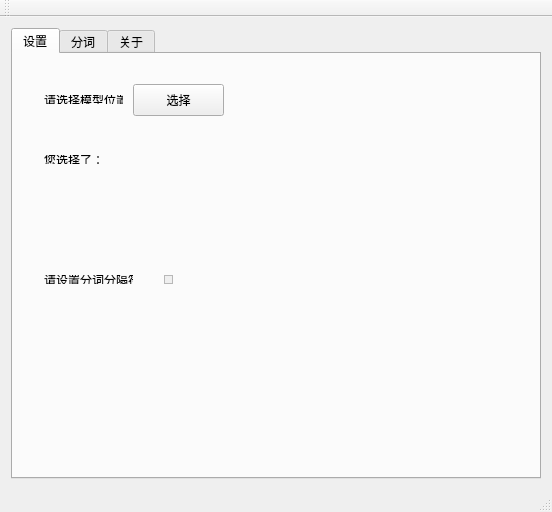
<?xml version="1.0" encoding="UTF-8"?>
<ui version="4.0">
 <class>MainWindow</class>
 <widget class="QMainWindow" name="MainWindow">
  <property name="geometry">
   <rect>
    <x>0</x>
    <y>0</y>
    <width>552</width>
    <height>512</height>
   </rect>
  </property>
  <property name="maximumSize">
   <size>
    <width>16777215</width>
    <height>631</height>
   </size>
  </property>
  <property name="windowTitle">
   <string>THULAC</string>
  </property>
  <widget class="QWidget" name="centralWidget">
   <layout class="QGridLayout" name="gridLayout">
    <item row="2" column="2">
     <widget class="QTabWidget" name="tabWidget">
      <property name="currentIndex">
       <number>0</number>
      </property>
      <widget class="QWidget" name="tab">
       <attribute name="title">
        <string>设置</string>
       </attribute>
       <widget class="QWidget" name="verticalLayoutWidget_3">
        <property name="geometry">
         <rect>
          <x>20</x>
          <y>30</y>
          <width>101</width>
          <height>31</height>
         </rect>
        </property>
        <layout class="QVBoxLayout" name="verticalLayout_6">
         <item>
          <widget class="QLabel" name="label_2">
           <property name="text">
            <string>请选择模型位置：</string>
           </property>
          </widget>
         </item>
        </layout>
       </widget>
       <widget class="QPushButton" name="pushButton">
        <property name="geometry">
         <rect>
          <x>120</x>
          <y>30</y>
          <width>91</width>
          <height>32</height>
         </rect>
        </property>
        <property name="text">
         <string>选择</string>
        </property>
       </widget>
       <widget class="QWidget" name="verticalLayoutWidget_4">
        <property name="geometry">
         <rect>
          <x>20</x>
          <y>90</y>
          <width>160</width>
          <height>31</height>
         </rect>
        </property>
        <layout class="QVBoxLayout" name="verticalLayout_7">
         <item>
          <widget class="QLabel" name="label_3">
           <property name="text">
            <string>您选择了：</string>
           </property>
          </widget>
         </item>
        </layout>
       </widget>
       <widget class="QWidget" name="verticalLayoutWidget_5">
        <property name="geometry">
         <rect>
          <x>20</x>
          <y>140</y>
          <width>351</width>
          <height>61</height>
         </rect>
        </property>
        <layout class="QVBoxLayout" name="verticalLayout_8">
         <item>
          <widget class="QLabel" name="pathLabel">
           <property name="text">
            <string/>
           </property>
          </widget>
         </item>
        </layout>
       </widget>
       <widget class="QWidget" name="verticalLayoutWidget_6">
        <property name="geometry">
         <rect>
          <x>20</x>
          <y>210</y>
          <width>111</width>
          <height>31</height>
         </rect>
        </property>
        <layout class="QVBoxLayout" name="verticalLayout_9">
         <item>
          <widget class="QLabel" name="label_4">
           <property name="text">
            <string>请设置分词分隔符：</string>
           </property>
          </widget>
         </item>
        </layout>
       </widget>
       <widget class="QWidget" name="verticalLayoutWidget_7">
        <property name="geometry">
         <rect>
          <x>140</x>
          <y>210</y>
          <width>31</width>
          <height>31</height>
         </rect>
        </property>
        <layout class="QVBoxLayout" name="verticalLayout_10">
         <item>
          <widget class="QPlainTextEdit" name="paraText">
           <property name="plainText">
            <string>_</string>
           </property>
          </widget>
         </item>
        </layout>
       </widget>
       <zorder>verticalLayoutWidget_3</zorder>
       <zorder>pushButton</zorder>
       <zorder>verticalLayoutWidget_4</zorder>
       <zorder>verticalLayoutWidget_5</zorder>
       <zorder>verticalLayoutWidget_6</zorder>
       <zorder>verticalLayoutWidget_7</zorder>
       <zorder>paraText</zorder>
      </widget>
      <widget class="QWidget" name="tab_2">
       <attribute name="title">
        <string>分词</string>
       </attribute>
       <layout class="QVBoxLayout" name="verticalLayout_2">
        <item>
         <layout class="QVBoxLayout" name="verticalLayout_4">
          <item>
           <widget class="QPlainTextEdit" name="plainTextEdit">
            <property name="plainText">
             <string>请输入文本</string>
            </property>
           </widget>
          </item>
         </layout>
        </item>
        <item>
         <layout class="QHBoxLayout" name="horizontalLayout">
          <item>
           <widget class="QCheckBox" name="isFilter">
            <property name="text">
             <string>使用过滤器</string>
            </property>
           </widget>
          </item>
          <item>
           <widget class="QCheckBox" name="isT2S">
            <property name="text">
             <string>转换为简体</string>
            </property>
           </widget>
          </item>
          <item>
           <widget class="QCheckBox" name="isSegOnly">
            <property name="text">
             <string>词性标注</string>
            </property>
           </widget>
          </item>
         </layout>
        </item>
        <item>
         <layout class="QVBoxLayout" name="verticalLayout_5">
          <item>
           <widget class="QScrollArea" name="scrollArea">
            <property name="widgetResizable">
             <bool>true</bool>
            </property>
            <widget class="QWidget" name="scrollAreaWidgetContents">
             <property name="geometry">
              <rect>
               <x>0</x>
               <y>0</y>
               <width>478</width>
               <height>102</height>
              </rect>
             </property>
             <layout class="QGridLayout" name="gridLayout_3">
              <item row="0" column="0">
               <widget class="QLabel" name="label">
                <property name="text">
                 <string/>
                </property>
               </widget>
              </item>
             </layout>
            </widget>
           </widget>
          </item>
         </layout>
        </item>
        <item>
         <widget class="QPushButton" name="buttonRun">
          <property name="text">
           <string>分词</string>
          </property>
         </widget>
        </item>
       </layout>
      </widget>
      <widget class="QWidget" name="tab_3">
       <attribute name="title">
        <string>关于</string>
       </attribute>
       <layout class="QVBoxLayout" name="verticalLayout_13">
        <item>
         <layout class="QHBoxLayout" name="horizontalLayout_3">
          <item>
           <widget class="QLabel" name="label_11">
            <property name="text">
             <string/>
            </property>
            <property name="pixmap">
             <pixmap resource="icons.qrc">:/1.png</pixmap>
            </property>
           </widget>
          </item>
         </layout>
        </item>
        <item>
         <layout class="QHBoxLayout" name="horizontalLayout_2">
          <item>
           <widget class="QLabel" name="label_13">
            <property name="styleSheet">
             <string notr="true">color: rgb(38, 68, 255)</string>
            </property>
            <property name="text">
             <string>THULAC：一个高效的中文词法分析工具包.
THULAC: An Efficient Lexical Analyzer for Chinese.
2016</string>
            </property>
           </widget>
          </item>
         </layout>
        </item>
        <item>
         <layout class="QVBoxLayout" name="verticalLayout_11">
          <item>
           <widget class="QLabel" name="label_5">
            <property name="text">
             <string>作者：</string>
            </property>
           </widget>
          </item>
          <item>
           <widget class="QLabel" name="label_6">
            <property name="text">
             <string>Maosong Sun （孙茂松，导师）</string>
            </property>
           </widget>
          </item>
          <item>
           <widget class="QLabel" name="label_7">
            <property name="text">
             <string>Xinxiong Chen（陈新雄，博士生）</string>
            </property>
           </widget>
          </item>
          <item>
           <widget class="QLabel" name="label_8">
            <property name="text">
             <string>Kaixu Zhang (张开旭，硕士生）</string>
            </property>
           </widget>
          </item>
          <item>
           <widget class="QLabel" name="label_9">
            <property name="text">
             <string>Zhipeng Guo（郭志芃，本科生）</string>
            </property>
           </widget>
          </item>
          <item>
           <widget class="QLabel" name="label_10">
            <property name="text">
             <string>Xingyu Pan（潘星宇，本科生）</string>
            </property>
           </widget>
          </item>
          <item>
           <widget class="QLabel" name="label_12">
            <property name="text">
             <string>Zhiyuan Liu（刘知远，助理教授）</string>
            </property>
           </widget>
          </item>
         </layout>
        </item>
        <item>
         <layout class="QVBoxLayout" name="verticalLayout_12">
          <item>
           <widget class="QLabel" name="label_14">
            <property name="styleSheet">
             <string notr="true">color : red
</string>
            </property>
            <property name="text">
             <string>Copyright：Natural Language Processing and 
Computational Social Science Lab</string>
            </property>
           </widget>
          </item>
          <item>
           <widget class="QLabel" name="label_15">
            <property name="styleSheet">
             <string notr="true">color : red
</string>
            </property>
            <property name="text">
             <string>版权所有：清华大学自然语言处理与社会人文计算实验室</string>
            </property>
           </widget>
          </item>
         </layout>
        </item>
       </layout>
      </widget>
     </widget>
    </item>
   </layout>
  </widget>
  <widget class="QMenuBar" name="menuBar">
   <property name="geometry">
    <rect>
     <x>0</x>
     <y>0</y>
     <width>552</width>
     <height>22</height>
    </rect>
   </property>
  </widget>
  <widget class="QToolBar" name="mainToolBar">
   <attribute name="toolBarArea">
    <enum>TopToolBarArea</enum>
   </attribute>
   <attribute name="toolBarBreak">
    <bool>false</bool>
   </attribute>
  </widget>
  <widget class="QStatusBar" name="statusBar"/>
  <action name="actionDivi">
   <property name="text">
    <string>分隔符</string>
   </property>
   <property name="toolTip">
    <string>分隔符</string>
   </property>
  </action>
  <action name="actionModule">
   <property name="text">
    <string>模型路径</string>
   </property>
   <property name="toolTip">
    <string>模型路径</string>
   </property>
  </action>
  <action name="actionAbout">
   <property name="text">
    <string>关于</string>
   </property>
   <property name="toolTip">
    <string>关于</string>
   </property>
  </action>
 </widget>
 <layoutdefault spacing="6" margin="11"/>
 <resources>
  <include location="icons.qrc"/>
 </resources>
 <connections/>
</ui>
